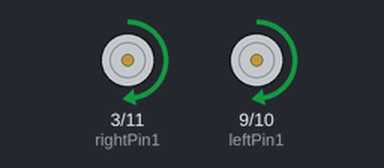
Bench run of a sketch on a simulated Arduino Uno, built with avr-gcc and run on an emulated ATmega328P. Shown: motor-driver pin pairs drawn as motors (green arrow = first pin HIGH = forward, orange = second pin HIGH = backward, longer = more drive).

Above: at 0.03 s.
Timing chart, 0 to 3.0 s (numbered marks = the images above):
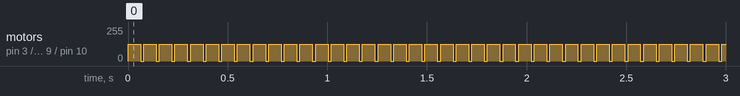

The sketch:

PWN_motor.ino
```cpp
int rightPin1 = 3;
int rightPin2 = 11;
int leftPin1 = 9;
int leftPin2 = 10;

//int perSpeed = 50;
int actSpeed = 0;


int time;

void setup()
{
  pinMode(rightPin1, OUTPUT);
  pinMode(rightPin2, OUTPUT);
  pinMode(leftPin1, OUTPUT);
  pinMode(leftPin2, OUTPUT);

  // TCCR0B is pins 5 and 6
  // 0x01 = 62500
  // 0x02 = 7812.5
  TCCR0B = TCCR0B & 0b11111000 | 0x01;

  // TCCR1B is pins 9 and 10
  // TCCR2B is pins 3 and 11
  // 0x01 = 31372.55
  // 0x02 = 3921.16
  TCCR1B = TCCR1B & 0b11111000 | 0x01;
  TCCR2B = TCCR2B & 0b11111000 | 0x01;

  Serial.begin(9600);
}


// Changing pin1 and pin2 decides left motors, right motors,
// and forward and backwards
void motorForward(float perSpeed, int pin1, int pin2) {
   actSpeed = (perSpeed/100)*255;
   analogWrite(pin1, actSpeed);
   analogWrite(pin2, 0);
}

void loop()
{
  motorForward(50.0, 3,11);
  motorForward(50.0, 9,10);
  delay(4000);
  motorForward(0,3,11);
  motorForward(0,9,10);
  delay(1000);
}
```

Measured:
- by itself, motor on pin 3 (rightPin1) / pin 11 (rightPin2), motor on pin 9 (leftPin1) / pin 10 (leftPin2): alternates forward 127/255 for 0.06 s and stopped for 0.02 s
